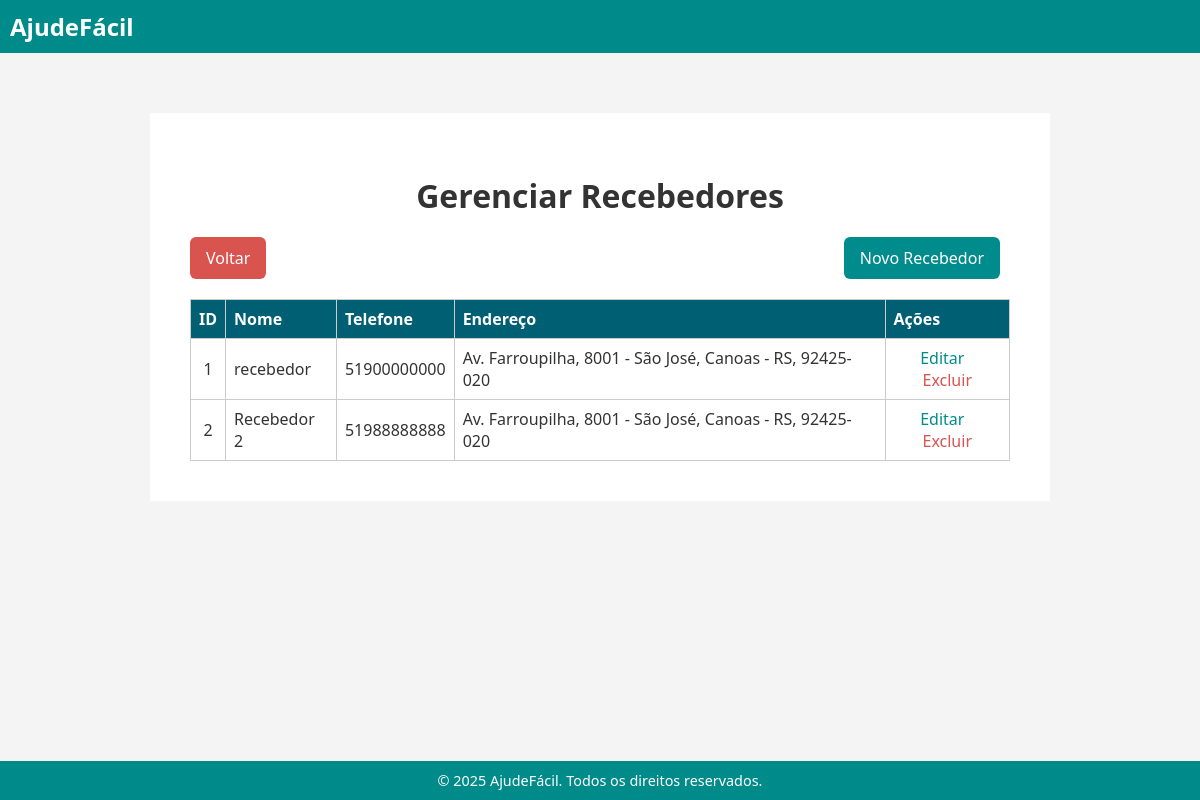
The app's page /painel_admin/recebedores/ (signed in) with its own data.
### doacoes/models.py (models this page shows, shortened)
class Recebedor(models.Model):
    nome = models.CharField("Nome do Recebedor", max_length=100)
    cpf_cnpj = models.CharField("CPF/CNPJ", max_length=20)
    endereco = models.TextField("Endereço")
    telefone = models.CharField("Telefone", max_length=20, blank=True, null=True)

### doacoes/views.py (the view)
# urls.py: path('painel_admin/recebedores/', views.admin_gerenciar_recebedores, name='admin_gerenciar_recebedores'),
@login_required
@user_passes_test(is_admin)
def admin_gerenciar_recebedores(request):
    recebedores = Recebedor.objects.all()
    return render(request, 'doacoes/admin/gerenciar_recebedores.html', {'recebedores': recebedores})

### doacoes/views.py (called while the page is built)
def is_admin(user):
    return user.is_authenticated and hasattr(user, 'perfil') and user.perfil.tipo == 'administrador'

### doacoes/templates/doacoes/admin/gerenciar_recebedores.html
{% extends "base.html" %}
{% block content %}
<main class="container" style="max-width: 900px; margin: 40px auto;">
  <h1 style="text-align: center; margin-bottom: 20px;">Gerenciar Recebedores</h1>
  <div style="display: flex; justify-content: space-between; margin-bottom: 20px;">
    <a href="{% url 'admin_dashboard' %}" class="botao" style="background-color: #d9534f; color: white;">Voltar</a>
    <a href="{% url 'admin_criar_recebedor' %}" class="botao" style="background-color: #008c8c; color: white;">Novo Recebedor</a>
  </div>
  <table style="width: 100%; border-collapse: collapse;">
    <thead>
      <tr style="background-color: #005f73; color: white;">
        <th style="padding: 8px;">ID</th>
        <th style="padding: 8px;">Nome</th>
        <th style="padding: 8px;">Telefone</th>
        <th style="padding: 8px;">Endereço</th>
        <th style="padding: 8px;">Ações</th>
      </tr>
    </thead>
    <tbody>
      {% for recebedor in recebedores %}
      <tr style="border-bottom: 1px solid #ddd;">
        <td style="padding: 8px; text-align: center;">{{ recebedor.id }}</td>
        <td style="padding: 8px;">{{ recebedor.nome }}</td>
        <td style="padding: 8px;">{{ recebedor.telefone }}</td>
        <td style="padding: 8px;">{{ recebedor.endereco }}</td>
        <td style="padding: 8px; text-align: center;">
          <a href="{% url 'admin_editar_recebedor' recebedor.id %}" style="margin-right: 10px; color: #008c8c;">Editar</a>
          <a href="{% url 'admin_excluir_recebedor' recebedor.id %}" style="color: #d9534f;" onclick="return confirm('Confirma exclusão?');">Excluir</a>
        </td>
      </tr>
      {% empty %}
      <tr>
        <td colspan="5" style="padding: 12px; text-align: center;">Nenhum recebedor cadastrado.</td>
      </tr>
      {% endfor %}
    </tbody>
  </table>
</main>
{% endblock %}

### doacoes/static/css/estilo.css (style rules this page uses)
body { font-family: 'Segoe UI', Tahoma, Geneva, Verdana, sans-serif; background-color: #f4f4f4; color: #333; margin: 0; padding: 0; height: 100vh; display: flex; flex-direction: column; }
.container { max-width: 800px; margin: auto; background: #fff; padding: 30px; border-radius: 12px; box-shadow: 0 2px 10px rgba(0, 0, 0, 0.1); }
a { color: #0a9396; text-decoration: none; }
table { width: 100%; border-collapse: collapse; margin-top: 20px; }
table, th, td { border: 1px solid #ccc; }
th, td { padding: 12px; text-align: left; }
main.container { flex: 1; padding: 40px; width: 100%; max-width: 100%; box-sizing: border-box; background: #fff; }
.botao { display: inline-block; padding: 10px 16px; background-color: #0a9396; color: white; text-decoration: none; border-radius: 6px; margin-right: 10px; }
.container { width: 100%; margin: 0; padding: 30px; background: #fff; border-radius: 0; box-shadow: none; }

### records on screen
Recebedor: id "1", nome "recebedor", telefone "51900000000", endereco "Av. Farroupilha, 8001 - São José, Canoas - RS, 92425-020"
Recebedor: id "2", nome "Recebedor 2", telefone "51988888888", endereco "Av. Farroupilha, 8001 - São José, Canoas - RS, 92425-020"
